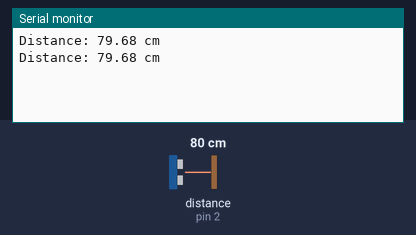
The sketch below on a simulated Arduino Uno, built with avr-gcc and run on an emulated ATmega328P. Parts: the last lines printed to the serial monitor. Wiring (inferred from the names in the program): ultrasonic range finder: trigger pin 3; echo pin 2. The inputs (shaded band) are chosen by the test bench; at power-on: distance to the obstacle (sensor on pin 2) 80 cm. The echo pulse lasts 58.3 µs per cm.

Above: at 1.8 s.
1.9 s: distance to the obstacle (sensor on pin 2) set to 2 cm
At 2.6 s:
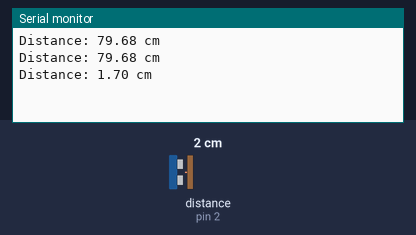
3.4 s: distance to the obstacle (sensor on pin 2) set to 4 cm
At 4.8 s:
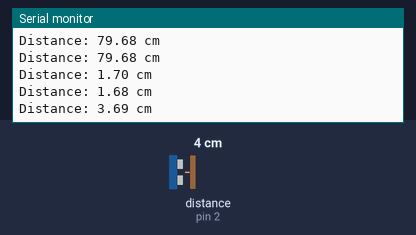
Timing chart, 0 to 6.4 s (numbered marks = the images above; inputs shaded):
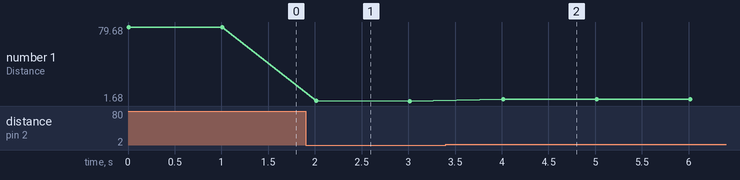

The sketch:

assignment6.ino
```cpp
const int trigPin = 3;
const int echoPin = 2;

const float speedOfSound = 0.0343;

long duration;
float distance;

void setup() {
  pinMode(trigPin, OUTPUT);
  pinMode(echoPin, INPUT);

  Serial.begin(9600);
}

void loop() {
  digitalWrite(trigPin, LOW);
  delayMicroseconds(2);

  digitalWrite(trigPin, HIGH);
  delayMicroseconds(10);

  digitalWrite(trigPin, LOW);

  duration = pulseIn(echoPin, HIGH, 30000);

  if (duration == 0) {
    Serial.println("Out of range");
  } else {
    distance = duration * speedOfSound / 2.0;

    Serial.print("Distance: ");
    Serial.print(distance);
    Serial.println(" cm");
  }

  delay(1000);
}
```

Measured:
- after the input at 1.9 s, the serial monitor: prints a new line after 0.11 s (image 1)
- after the input at 3.4 s, the serial monitor: prints a new line after 0.61 s (image 2)
- plotted number 1: 79.68 → 1.68 after the input at 1.9 s, 1.68 → 3.69 after the input at 3.4 s
